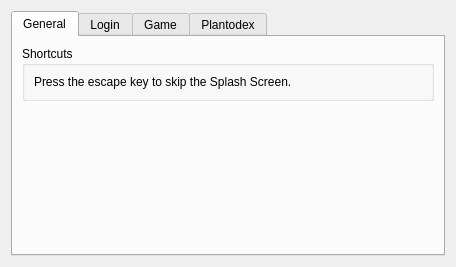
<?xml version="1.0" encoding="UTF-8"?>
<ui version="4.0">
 <class>ManualDialog</class>
 <widget class="QDialog" name="ManualDialog">
  <property name="geometry">
   <rect>
    <x>0</x>
    <y>0</y>
    <width>413</width>
    <height>264</height>
   </rect>
  </property>
  <property name="windowTitle">
   <string>Dialog</string>
  </property>
  <layout class="QGridLayout" name="gridLayout">
   <item row="0" column="0">
    <widget class="QTabWidget" name="tabWidget">
     <property name="tabPosition">
      <enum>QTabWidget::North</enum>
     </property>
     <property name="currentIndex">
      <number>0</number>
     </property>
     <widget class="QWidget" name="tab">
      <attribute name="title">
       <string>General</string>
      </attribute>
      <layout class="QGridLayout" name="gridLayout_2">
       <item row="0" column="0">
        <widget class="QGroupBox" name="groupBox">
         <property name="sizePolicy">
          <sizepolicy hsizetype="Preferred" vsizetype="Maximum">
           <horstretch>0</horstretch>
           <verstretch>0</verstretch>
          </sizepolicy>
         </property>
         <property name="title">
          <string>Shortcuts</string>
         </property>
         <layout class="QFormLayout" name="formLayout_5">
          <item row="0" column="0" colspan="2">
           <widget class="QLabel" name="label">
            <property name="text">
             <string>Press the escape key to skip the Splash Screen.</string>
            </property>
           </widget>
          </item>
         </layout>
        </widget>
       </item>
       <item row="1" column="0">
        <spacer name="verticalSpacer_2">
         <property name="orientation">
          <enum>Qt::Vertical</enum>
         </property>
         <property name="sizeHint" stdset="0">
          <size>
           <width>20</width>
           <height>40</height>
          </size>
         </property>
        </spacer>
       </item>
      </layout>
     </widget>
     <widget class="QWidget" name="tab_2">
      <attribute name="title">
       <string>Login</string>
      </attribute>
      <layout class="QGridLayout" name="gridLayout_3"/>
     </widget>
     <widget class="QWidget" name="tab_3">
      <attribute name="title">
       <string>Game</string>
      </attribute>
      <layout class="QGridLayout" name="gridLayout_4">
       <item row="2" column="0">
        <widget class="QGroupBox" name="groupBox_4">
         <property name="sizePolicy">
          <sizepolicy hsizetype="Preferred" vsizetype="Maximum">
           <horstretch>0</horstretch>
           <verstretch>0</verstretch>
          </sizepolicy>
         </property>
         <property name="title">
          <string>Buttons</string>
         </property>
         <layout class="QFormLayout" name="formLayout_8">
          <item row="0" column="0" colspan="2">
           <widget class="QLabel" name="label_4">
            <property name="text">
             <string>Plantodex: Brings up the Plantodex.</string>
            </property>
           </widget>
          </item>
          <item row="1" column="0" colspan="2">
           <widget class="QLabel" name="label_5">
            <property name="text">
             <string>Save &amp; Return to Login: Saves the progress and go back to login screen.</string>
            </property>
           </widget>
          </item>
         </layout>
        </widget>
       </item>
       <item row="0" column="0">
        <widget class="QGroupBox" name="groupBox_2">
         <property name="sizePolicy">
          <sizepolicy hsizetype="Preferred" vsizetype="Maximum">
           <horstretch>0</horstretch>
           <verstretch>0</verstretch>
          </sizepolicy>
         </property>
         <property name="title">
          <string>Controls</string>
         </property>
         <layout class="QFormLayout" name="formLayout_6">
          <item row="0" column="0" colspan="2">
           <widget class="QLabel" name="label_2">
            <property name="text">
             <string>Up, Down, Left, Right Arrow Keys: Character movement.</string>
            </property>
           </widget>
          </item>
         </layout>
        </widget>
       </item>
       <item row="1" column="0">
        <widget class="QGroupBox" name="groupBox_3">
         <property name="sizePolicy">
          <sizepolicy hsizetype="Preferred" vsizetype="Maximum">
           <horstretch>0</horstretch>
           <verstretch>0</verstretch>
          </sizepolicy>
         </property>
         <property name="title">
          <string>Settings</string>
         </property>
         <layout class="QFormLayout" name="formLayout_7">
          <item row="0" column="0" colspan="2">
           <widget class="QLabel" name="label_3">
            <property name="text">
             <string>Quick Turn: While off, the character faces the direction first before moving. While on, the character always moves regardless of the direction.</string>
            </property>
            <property name="wordWrap">
             <bool>true</bool>
            </property>
           </widget>
          </item>
         </layout>
        </widget>
       </item>
       <item row="3" column="0">
        <spacer name="verticalSpacer">
         <property name="orientation">
          <enum>Qt::Vertical</enum>
         </property>
         <property name="sizeHint" stdset="0">
          <size>
           <width>20</width>
           <height>40</height>
          </size>
         </property>
        </spacer>
       </item>
      </layout>
     </widget>
     <widget class="QWidget" name="tab_4">
      <attribute name="title">
       <string>Plantodex</string>
      </attribute>
      <layout class="QGridLayout" name="gridLayout_5"/>
     </widget>
    </widget>
   </item>
  </layout>
 </widget>
 <resources/>
 <connections/>
</ui>
